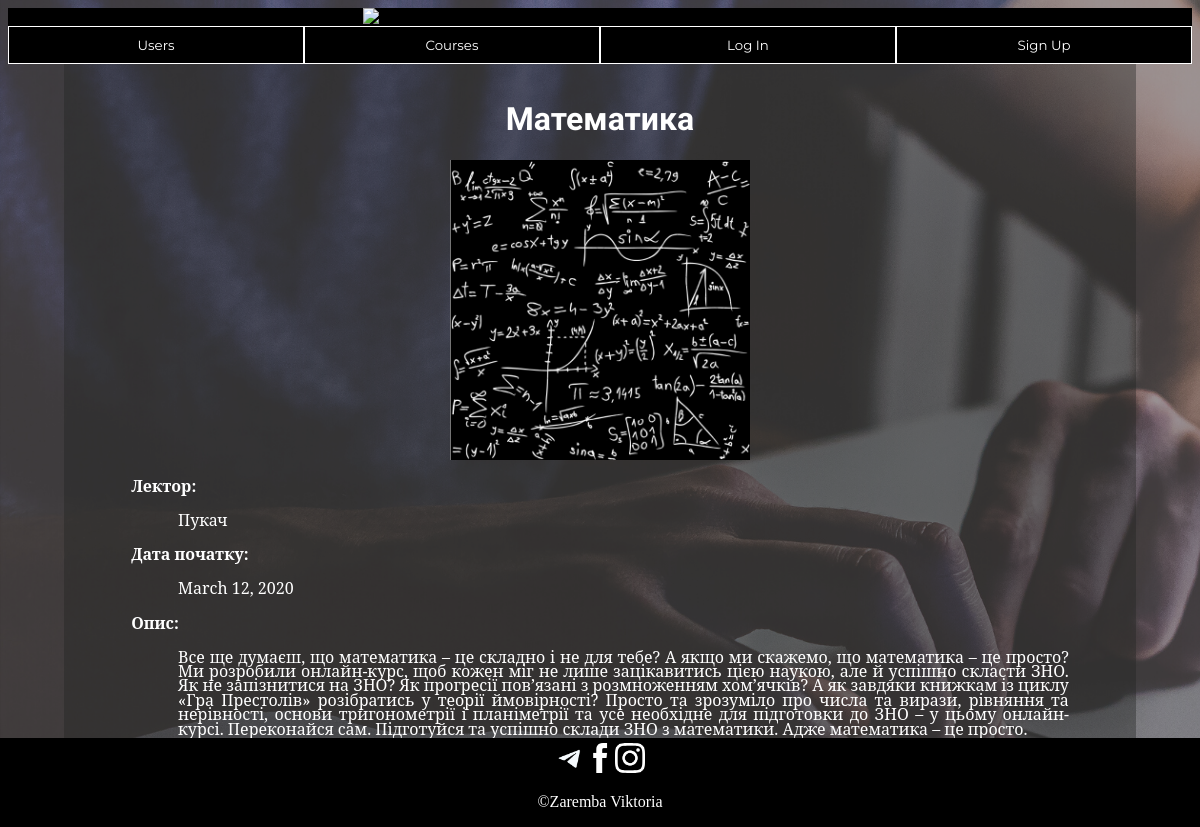
Page /oncourse/1/ on the committed database.
### oncourse/models.py (models this page shows, shortened)
class Course(models.Model):
    course_name = models.CharField(max_length=200)
    pub_date = models.DateTimeField('date published')
    image = models.ImageField(upload_to='media', blank=True)
    def was_published_recently(self):
        now = timezone.now()
        return now - datetime.timedelta(days=1) <= self.pub_date <= now
    was_published_recently.admin_order_field = 'pub_date'
    was_published_recently.boolean = True
    was_published_recently.short_description = 'Published recently?'

class Details(models.Model):
    course = models.ForeignKey(Course, on_delete=models.CASCADE)
    lecturer = models.CharField(max_length=200)
    description = models.TextField(max_length=2000, default='')
    date = models.DateField(blank=True, null=True)
    image = Course.image

### oncourse/views.py (the view)
# urls.py: path('<int:pk>/', views.DetailView.as_view(), name='detail'),
class DetailView(DetailView):
    model = Course
    template_name = 'oncourse/detail.html'
    def get_queryset(self):
        return Course.objects.filter(pub_date__lte=timezone.now())

### oncourse/templates/oncourse/detail.html (shortened to what this page needs)
<!DOCTYPE html>
<html>
    {% extends 'oncourse/index.html' %}
    {% load static %}
        {% block body %}
            <link rel="stylesheet" type="text/css" href="{% static 'oncourse/sdetail.css' %}">
            <div class="det-body">
                <h1>{{ course.course_name }}</h1>
                <img src="{{ course.image.url }}">
                <div class="detail">
                    {% for detail in course.details_set.all %}
                        <p class="det-type">Лектор:</p>
                        <p class="det-det">{{ detail.lecturer }}</p>
                        <p class="det-type">Дата початку:</p>
                        <p class="det-det">{{ detail.date }}</p>
                        <p class="det-type">Опис:</p>
                        <p class="det-det">{{ detail.description }}</p>
                    {% endfor %}
                </div>
            </div>
        {% endblock %}

### oncourse/static/oncourse/style.css (style rules this page uses)
body { background: url("../../media/images/backgrond2.png"); }

### oncourse/static/oncourse/sdetail.css (style rules this page uses)
h1 { color: white; text-align: center; font-family: 'Raleway', sans-serif; }
.det-body { background-color: rgba(33, 35, 34, 0.4); width: 88%; height: auto; padding: 15px; margin-left: auto; margin-right: auto; margin-bottom: 60px; }
.det-body img { display: block; width: 300px; height: 300px; margin-right: auto; margin-left: auto; }
.det-body .detail { color: white; margin-right: 5%; margin-left: 5%; margin-bottom: 10px; margin-top: 15px; font-family: 'Noto Serif', serif; }
.det-body .detail .det-type { font-weight: bold; margin-top: 7px; }
.det-body .detail .det-det { margin-left: 5%; line-height: 0.9; text-align: justify; }

### rows in the picture
Course: course_name "Математика", image (picture)
Details: lecturer "Пукач", date "March 12, 2020", description "Все ще думаєш, що математика – це складно і не для тебе? А якщо ми скажемо, що математика – це просто? Ми розробили онлайн-курс, щоб кожен міг не лише зацікавитись цією наукою, але й успішно скласти ЗНО. Як не запізнитися на ЗНО? Як прогресії пов’язані з розмноженням хом’ячків? А як завдяки книжкам із циклу «Гра Престолів» розібратись у теорії ймовірності? Просто та зрозуміло про числа та вирази, рівняння та нерівності, основи тригонометрії і планіметрії та усе необхідне для підготовки до ЗНО – у цьому онлайн-курсі. Переконайся сам. Підготуйся та успішно склади ЗНО з математики. Адже математика – це просто."
